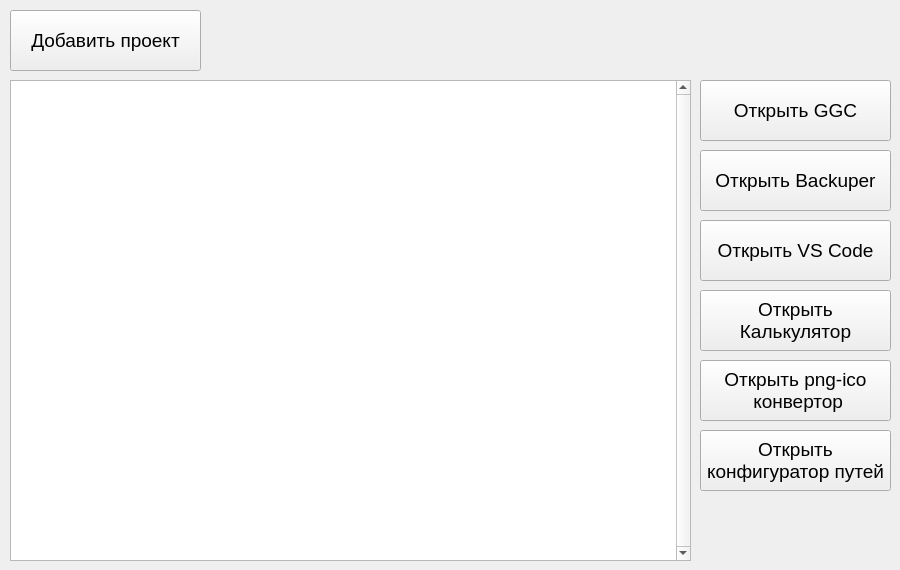
<?xml version="1.0" encoding="UTF-8"?>
<ui version="4.0">
 <class>MainWindow</class>
 <widget class="QMainWindow" name="MainWindow">
  <property name="enabled">
   <bool>true</bool>
  </property>
  <property name="geometry">
   <rect>
    <x>0</x>
    <y>0</y>
    <width>900</width>
    <height>570</height>
   </rect>
  </property>
  <property name="sizePolicy">
   <sizepolicy hsizetype="Fixed" vsizetype="Fixed">
    <horstretch>0</horstretch>
    <verstretch>0</verstretch>
   </sizepolicy>
  </property>
  <property name="minimumSize">
   <size>
    <width>900</width>
    <height>570</height>
   </size>
  </property>
  <property name="maximumSize">
   <size>
    <width>900</width>
    <height>570</height>
   </size>
  </property>
  <property name="windowTitle">
   <string>Barbaris Launcher</string>
  </property>
  <widget class="QWidget" name="centralwidget">
   <widget class="QPushButton" name="addProjBtn">
    <property name="geometry">
     <rect>
      <x>10</x>
      <y>10</y>
      <width>191</width>
      <height>61</height>
     </rect>
    </property>
    <property name="font">
     <font>
      <pointsize>14</pointsize>
     </font>
    </property>
    <property name="text">
     <string>Добавить проект</string>
    </property>
   </widget>
   <widget class="QPushButton" name="openGGCBtn">
    <property name="geometry">
     <rect>
      <x>700</x>
      <y>80</y>
      <width>191</width>
      <height>61</height>
     </rect>
    </property>
    <property name="font">
     <font>
      <pointsize>14</pointsize>
     </font>
    </property>
    <property name="text">
     <string>Открыть GGC</string>
    </property>
   </widget>
   <widget class="QPushButton" name="openASBtn">
    <property name="geometry">
     <rect>
      <x>700</x>
      <y>150</y>
      <width>191</width>
      <height>61</height>
     </rect>
    </property>
    <property name="font">
     <font>
      <pointsize>14</pointsize>
     </font>
    </property>
    <property name="text">
     <string>Открыть Backuper</string>
    </property>
   </widget>
   <widget class="QPushButton" name="openVSCBtn">
    <property name="geometry">
     <rect>
      <x>700</x>
      <y>220</y>
      <width>191</width>
      <height>61</height>
     </rect>
    </property>
    <property name="font">
     <font>
      <pointsize>14</pointsize>
     </font>
    </property>
    <property name="text">
     <string>Открыть VS Code</string>
    </property>
   </widget>
   <widget class="QPushButton" name="openCalcBtn">
    <property name="geometry">
     <rect>
      <x>700</x>
      <y>290</y>
      <width>191</width>
      <height>61</height>
     </rect>
    </property>
    <property name="font">
     <font>
      <pointsize>14</pointsize>
     </font>
    </property>
    <property name="text">
     <string>Открыть
Калькулятор</string>
    </property>
   </widget>
   <widget class="QPushButton" name="openPngIcoConBtn">
    <property name="geometry">
     <rect>
      <x>700</x>
      <y>360</y>
      <width>191</width>
      <height>61</height>
     </rect>
    </property>
    <property name="font">
     <font>
      <pointsize>14</pointsize>
     </font>
    </property>
    <property name="text">
     <string>Открыть png-ico
 конвертор</string>
    </property>
   </widget>
   <widget class="QPushButton" name="openConfBtn">
    <property name="geometry">
     <rect>
      <x>700</x>
      <y>430</y>
      <width>191</width>
      <height>61</height>
     </rect>
    </property>
    <property name="font">
     <font>
      <pointsize>14</pointsize>
     </font>
    </property>
    <property name="text">
     <string>Открыть
конфигуратор путей</string>
    </property>
   </widget>
   <widget class="QListWidget" name="projPane">
    <property name="geometry">
     <rect>
      <x>10</x>
      <y>80</y>
      <width>681</width>
      <height>481</height>
     </rect>
    </property>
    <property name="verticalScrollBarPolicy">
     <enum>Qt::ScrollBarAlwaysOn</enum>
    </property>
    <property name="horizontalScrollBarPolicy">
     <enum>Qt::ScrollBarAlwaysOff</enum>
    </property>
    <property name="sizeAdjustPolicy">
     <enum>QAbstractScrollArea::AdjustToContents</enum>
    </property>
    <property name="alternatingRowColors">
     <bool>false</bool>
    </property>
    <property name="spacing">
     <number>70</number>
    </property>
   </widget>
  </widget>
 </widget>
 <resources/>
 <connections/>
</ui>
